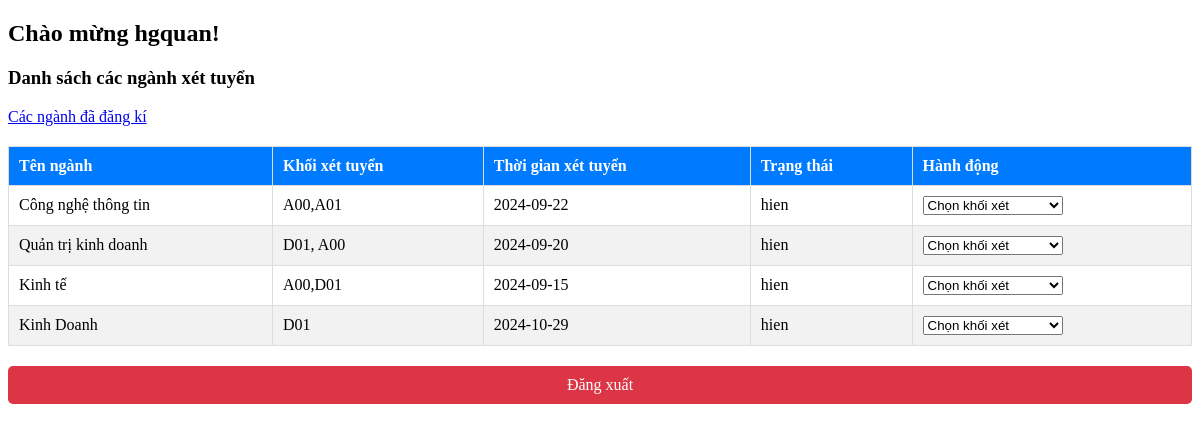
Screenshot of /uploads/student.php (signed in) with the database file from the repository.
### tables this page shows
CREATE TABLE `nganh_xet_tuyen` (
  `id_nganh` int(11) NOT NULL,
  `ten_nganh` varchar(255) NOT NULL,
  `khoi_xet_tuyen` varchar(100) NOT NULL,
  `thoi_gian` date NOT NULL,
  `trang_thai` enum('hien','an') DEFAULT 'an'
);

### php/studentxuli.php (called while the page is built, shortened)
<?php
$servername = "localhost";
  $username = "root";
  $password = "";
  $dbname = "quanly_xettuyen";
  $conn = mysqli_connect($servername, $username, $password, $dbname);
$query = "SELECT * FROM nganh_xet_tuyen WHERE trang_thai = 'hien'";
$result = mysqli_query($conn, $query);
?>

### uploads/student.php (the view, shortened to what this page needs)
<?php
    include "../php/studentxuli.php";
?>
<!DOCTYPE html>
<html lang="en">
<head>
    <link rel="stylesheet" href="../css/stylestudent.css">
</head>
<body>
    <div class="container">
        <h2>Chào mừng <?php echo $_SESSION['username']; ?>!</h2>
        <h3>Danh sách các ngành xét tuyển</h3>
        <a href="state.php">Các ngành đã đăng kí</a>
        <table class="table">
            <thead>
                <tr>
                    <th>Tên ngành</th>
                    <th>Khối xét tuyển</th>
                    <th>Thời gian xét tuyển</th>
                    <th>Trạng thái</th>
                    <th>Hành động</th>
                </tr>
            </thead>
            <tbody>
                <?php while ($row = mysqli_fetch_assoc($result)): ?>
                    <tr>
                        <td><?php echo $row['ten_nganh']; ?></td>
                        <td><?php echo $row['khoi_xet_tuyen']; ?></td>
                        <td><?php echo $row['thoi_gian']; ?></td>
                        <td><?php echo $row['trang_thai']; ?></td>
                        <td>
                            <form action="" method="GET">
                                <select name="khoi_xet" onchange="this.form.submit()">
                                    <option value="">Chọn khối xét</option>
                                </select>
                            </form>
                        </td>
                    </tr>
                <?php endwhile; ?>
            </tbody>
        </table>
        <a href="login.php" class="btn-logout">Đăng xuất</a>
    </div>
</body>
</html>

### css/stylestudent.css (style rules this page uses)
table { width: 100%; border-collapse: collapse; margin-top: 20px; }
table, th, td { border: 1px solid #ddd; }
th, td { padding: 10px; text-align: left; }
th { background-color: #007BFF; color: white; }
tr:nth-child(even) { background-color: #f2f2f2; }
.btn-logout { display: block; margin-top: 20px; background-color: #dc3545; color: white; padding: 10px; text-align: center; text-decoration: none; border-radius: 5px; }

### rows the page displays
nganh_xet_tuyen: ten_nganh "Công nghệ thông tin", khoi_xet_tuyen "A00,A01", thoi_gian "2024-09-22", trang_thai "hien"
nganh_xet_tuyen: ten_nganh "Quản trị kinh doanh", khoi_xet_tuyen "D01, A00", thoi_gian "2024-09-20", trang_thai "hien"
nganh_xet_tuyen: ten_nganh "Kinh tế", khoi_xet_tuyen "A00,D01", thoi_gian "2024-09-15", trang_thai "hien"
nganh_xet_tuyen: ten_nganh "Kinh Doanh", khoi_xet_tuyen "D01", thoi_gian "2024-10-29", trang_thai "hien"

### other values shown
$_SESSION['username'] "hgquan"
